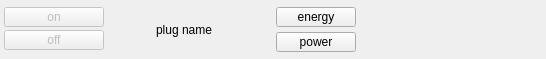
<?xml version="1.0" encoding="UTF-8"?>
<ui version="4.0">
 <class>smartPlugWidgetListView</class>
 <widget class="QWidget" name="smartPlugWidgetListView">
  <property name="geometry">
   <rect>
    <x>0</x>
    <y>0</y>
    <width>546</width>
    <height>59</height>
   </rect>
  </property>
  <property name="windowTitle">
   <string>Form</string>
  </property>
  <property name="styleSheet">
   <string notr="true"/>
  </property>
  <layout class="QVBoxLayout" name="verticalLayout_3">
   <property name="spacing">
    <number>0</number>
   </property>
   <property name="leftMargin">
    <number>0</number>
   </property>
   <property name="topMargin">
    <number>0</number>
   </property>
   <property name="rightMargin">
    <number>0</number>
   </property>
   <property name="bottomMargin">
    <number>0</number>
   </property>
   <item>
    <widget class="QWidget" name="smartPlugWidgetContent" native="true">
     <layout class="QHBoxLayout" name="horizontalLayout_4">
      <property name="spacing">
       <number>2</number>
      </property>
      <property name="leftMargin">
       <number>2</number>
      </property>
      <property name="topMargin">
       <number>2</number>
      </property>
      <property name="rightMargin">
       <number>2</number>
      </property>
      <property name="bottomMargin">
       <number>2</number>
      </property>
      <item>
       <widget class="QWidget" name="plugWidgetContent" native="true">
        <property name="minimumSize">
         <size>
          <width>270</width>
          <height>55</height>
         </size>
        </property>
        <property name="maximumSize">
         <size>
          <width>16777215</width>
          <height>55</height>
         </size>
        </property>
        <property name="styleSheet">
         <string notr="true"/>
        </property>
        <layout class="QHBoxLayout" name="horizontalLayout">
         <property name="spacing">
          <number>6</number>
         </property>
         <property name="leftMargin">
          <number>2</number>
         </property>
         <property name="topMargin">
          <number>2</number>
         </property>
         <property name="rightMargin">
          <number>2</number>
         </property>
         <property name="bottomMargin">
          <number>2</number>
         </property>
         <item>
          <layout class="QVBoxLayout" name="verticalLayout">
           <property name="spacing">
            <number>0</number>
           </property>
           <item>
            <widget class="QPushButton" name="onCmd">
             <property name="enabled">
              <bool>false</bool>
             </property>
             <property name="minimumSize">
              <size>
               <width>25</width>
               <height>20</height>
              </size>
             </property>
             <property name="maximumSize">
              <size>
               <width>100</width>
               <height>20</height>
              </size>
             </property>
             <property name="text">
              <string>on</string>
             </property>
            </widget>
           </item>
           <item>
            <widget class="QPushButton" name="offCmd">
             <property name="enabled">
              <bool>false</bool>
             </property>
             <property name="minimumSize">
              <size>
               <width>25</width>
               <height>20</height>
              </size>
             </property>
             <property name="maximumSize">
              <size>
               <width>100</width>
               <height>20</height>
              </size>
             </property>
             <property name="text">
              <string>off</string>
             </property>
            </widget>
           </item>
          </layout>
         </item>
         <item>
          <widget class="QLabel" name="state">
           <property name="minimumSize">
            <size>
             <width>40</width>
             <height>50</height>
            </size>
           </property>
           <property name="maximumSize">
            <size>
             <width>40</width>
             <height>50</height>
            </size>
           </property>
           <property name="text">
            <string/>
           </property>
           <property name="pixmap">
            <pixmap>:/img/ampoule-indéterminée.png</pixmap>
           </property>
           <property name="alignment">
            <set>Qt::AlignmentFlag::AlignCenter</set>
           </property>
          </widget>
         </item>
         <item>
          <widget class="QLabel" name="plugName">
           <property name="minimumSize">
            <size>
             <width>100</width>
             <height>25</height>
            </size>
           </property>
           <property name="maximumSize">
            <size>
             <width>300</width>
             <height>25</height>
            </size>
           </property>
           <property name="text">
            <string>plug name</string>
           </property>
           <property name="margin">
            <number>5</number>
           </property>
          </widget>
         </item>
        </layout>
       </widget>
      </item>
      <item>
       <widget class="QWidget" name="measurementWidgetContent" native="true">
        <property name="minimumSize">
         <size>
          <width>270</width>
          <height>55</height>
         </size>
        </property>
        <property name="maximumSize">
         <size>
          <width>16777215</width>
          <height>55</height>
         </size>
        </property>
        <property name="styleSheet">
         <string notr="true"/>
        </property>
        <layout class="QHBoxLayout" name="horizontalLayout_3">
         <property name="leftMargin">
          <number>2</number>
         </property>
         <property name="topMargin">
          <number>2</number>
         </property>
         <property name="rightMargin">
          <number>2</number>
         </property>
         <property name="bottomMargin">
          <number>2</number>
         </property>
         <item>
          <layout class="QVBoxLayout" name="verticalLayout_2">
           <property name="spacing">
            <number>2</number>
           </property>
           <item>
            <widget class="QPushButton" name="energyCmd">
             <property name="enabled">
              <bool>true</bool>
             </property>
             <property name="minimumSize">
              <size>
               <width>0</width>
               <height>20</height>
              </size>
             </property>
             <property name="maximumSize">
              <size>
               <width>80</width>
               <height>20</height>
              </size>
             </property>
             <property name="text">
              <string>energy</string>
             </property>
            </widget>
           </item>
           <item>
            <widget class="QPushButton" name="powerCmd">
             <property name="enabled">
              <bool>true</bool>
             </property>
             <property name="minimumSize">
              <size>
               <width>50</width>
               <height>20</height>
              </size>
             </property>
             <property name="maximumSize">
              <size>
               <width>80</width>
               <height>20</height>
              </size>
             </property>
             <property name="text">
              <string>power</string>
             </property>
            </widget>
           </item>
          </layout>
         </item>
         <item>
          <layout class="QHBoxLayout" name="horizontalLayout_2">
           <item>
            <widget class="QLabel" name="v_meas">
             <property name="minimumSize">
              <size>
               <width>110</width>
               <height>30</height>
              </size>
             </property>
             <property name="maximumSize">
              <size>
               <width>16777215</width>
               <height>30</height>
              </size>
             </property>
             <property name="font">
              <font>
               <pointsize>9</pointsize>
               <bold>true</bold>
              </font>
             </property>
             <property name="text">
              <string/>
             </property>
             <property name="alignment">
              <set>Qt::AlignmentFlag::AlignRight|Qt::AlignmentFlag::AlignTrailing|Qt::AlignmentFlag::AlignVCenter</set>
             </property>
             <property name="margin">
              <number>2</number>
             </property>
            </widget>
           </item>
           <item>
            <widget class="QLabel" name="u_meas">
             <property name="minimumSize">
              <size>
               <width>40</width>
               <height>30</height>
              </size>
             </property>
             <property name="maximumSize">
              <size>
               <width>40</width>
               <height>30</height>
              </size>
             </property>
             <property name="font">
              <font>
               <pointsize>9</pointsize>
               <bold>true</bold>
              </font>
             </property>
             <property name="text">
              <string/>
             </property>
             <property name="margin">
              <number>2</number>
             </property>
            </widget>
           </item>
          </layout>
         </item>
         <item>
          <spacer name="horizontalSpacer">
           <property name="orientation">
            <enum>Qt::Orientation::Horizontal</enum>
           </property>
           <property name="sizeHint" stdset="0">
            <size>
             <width>31</width>
             <height>20</height>
            </size>
           </property>
          </spacer>
         </item>
        </layout>
       </widget>
      </item>
     </layout>
    </widget>
   </item>
  </layout>
 </widget>
 <resources/>
 <connections/>
</ui>
